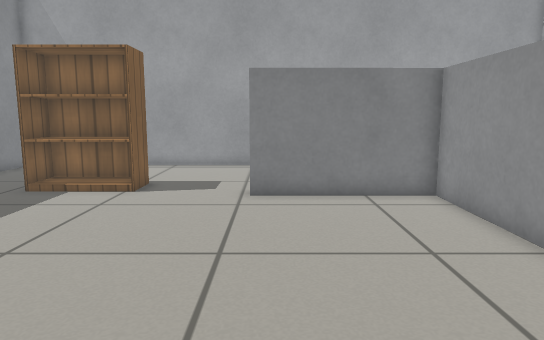
view 1 (above)

16 first-person views from a walk through a world built for the Gazebo simulator. The camera is 0.64 m above the floor, tilts 8° down and sees 70° across. The floor is counted in squares, 0.25 m on a side. Each view is taken from the middle of a square. On the plan, view 1 faces up. The plan holds only what a view shows up to about 20 squares ahead; the rest is blank. Robots are left out. Gazebo's built-in surfaces are drawn with simple patterns.

view 2
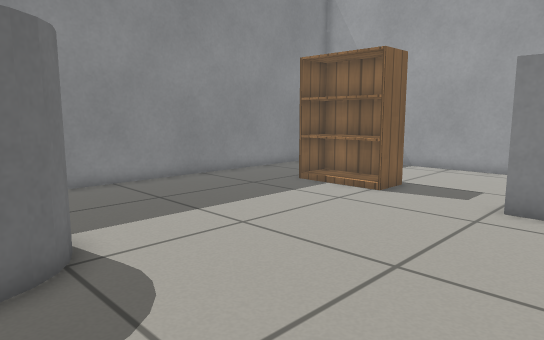

view 3
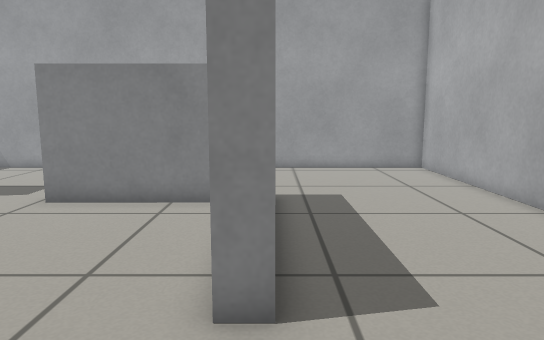

view 4
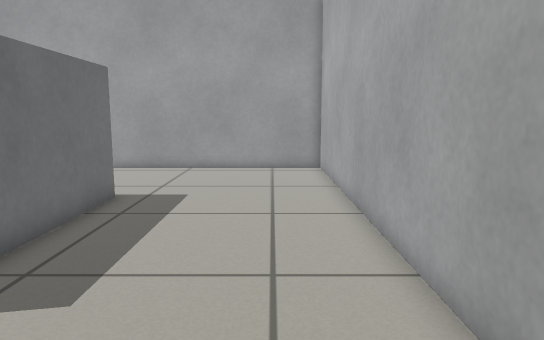

view 5
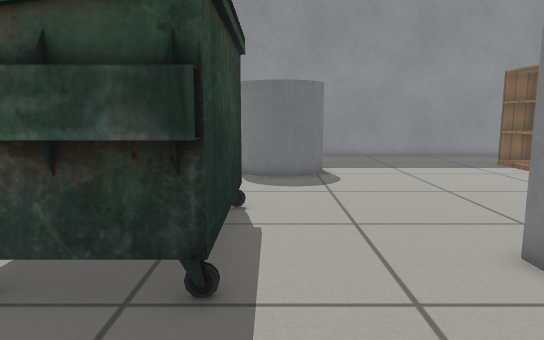

view 6
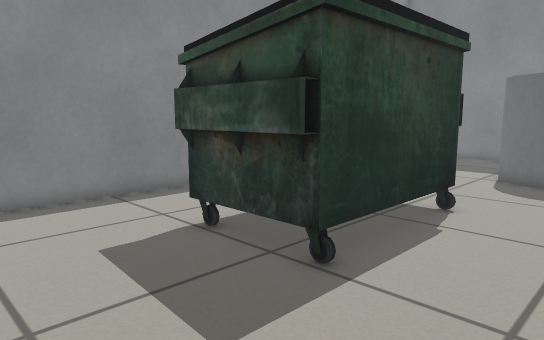

view 7
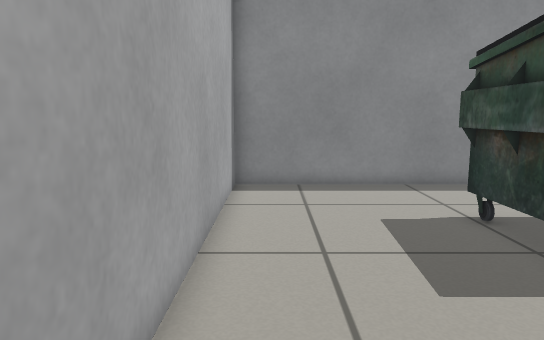

view 8
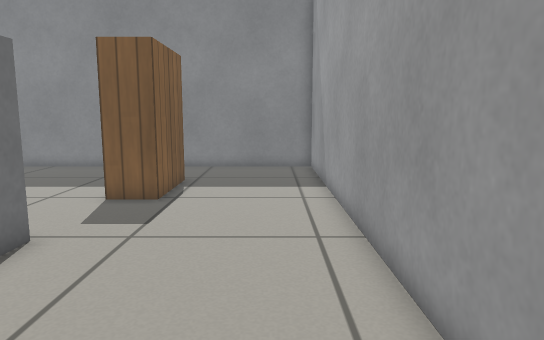

view 9
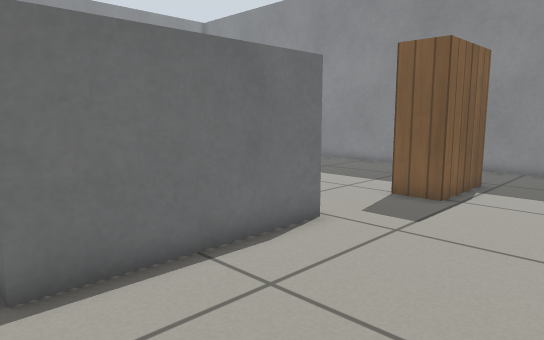

view 10
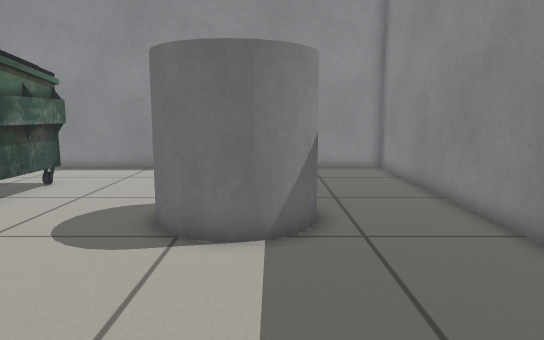

view 11
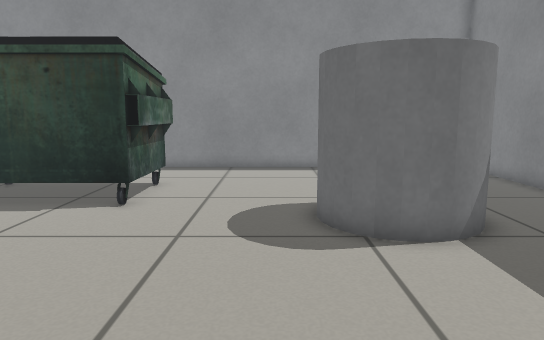

view 12
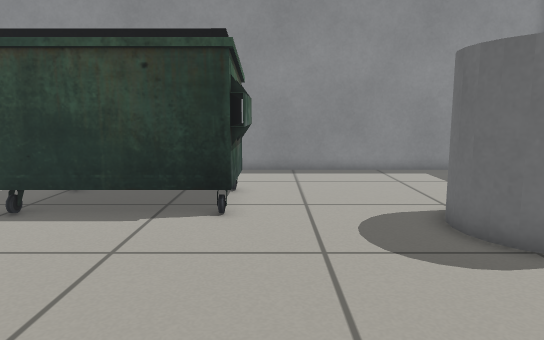

view 13
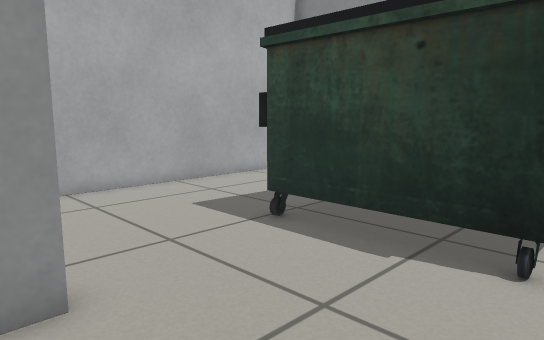

view 14
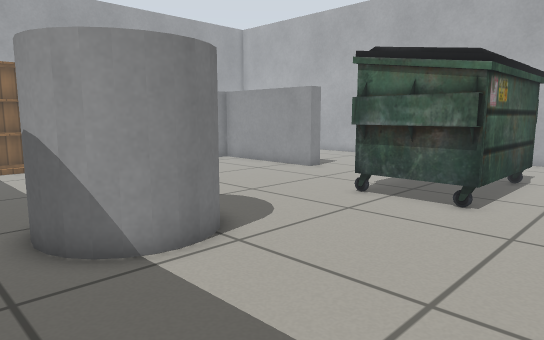

view 15
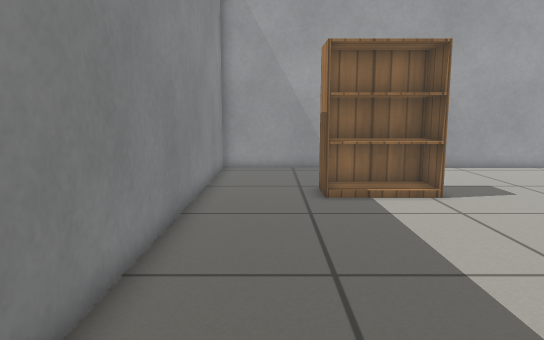

view 16
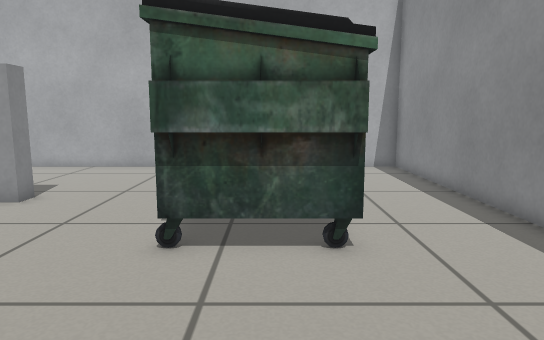

### Floor plan
Key: @ floor where view 1 was taken; # wall or solid block; . floor; B bookshelf; G grey box; C grey cylinder; U dumpster.
Columns run from 12 left of view 1 to 13 right of it. Each row starts with its distance up from view 1.
 20 ##########################
 19 #........................#
 18 #........................#
 17 #........................#
 16 #........................#
 15 #...BBBB.................#
 14 #...BBBB.................#
 13 #...BBBB...GGGGGGGG......#
 12 #...........GGGGGGG......#
 11 #................GG......#
 10 #................GG......#
  9 #................GG......#
  8 #................GG......#
  7 #................G ......#
  6 #................GG......#
  5 #........................#
  4 #........................#
  3 #...CCCC.................#
  2 #...C  CC................#
  1 #...C   C................#
  0 #...CCCC....@UUUUUUU.....#
 -1 #.....C......U     U.....#
 -2 #............U     U.....#
 -3 #............UU    U.....#
 -4 #............UUUUUUU.....#
 -5 #... ....................#
 -6 #... ....................#
 -7 #........................#
 -8 ##########################

Positions as (right, up) in squares from view 1, and headings:
1: (0, 0), facing up
2: (2, 1), facing up-left
3: (6, 1), facing up
4: (11, 1), facing up
5: (12, 1), facing left
6: (12, 4), facing down-left
7: (12, 6), facing down
8: (7, 18), facing left
9: (7, 19), facing down-left
10: (-7, 11), facing down
11: (-3, 11), facing down
12: (0, 10), facing down
13: (0, 7), facing down-right
14: (-10, -7), facing up-right
15: (-10, 1), facing up
16: (-6, -2), facing right
